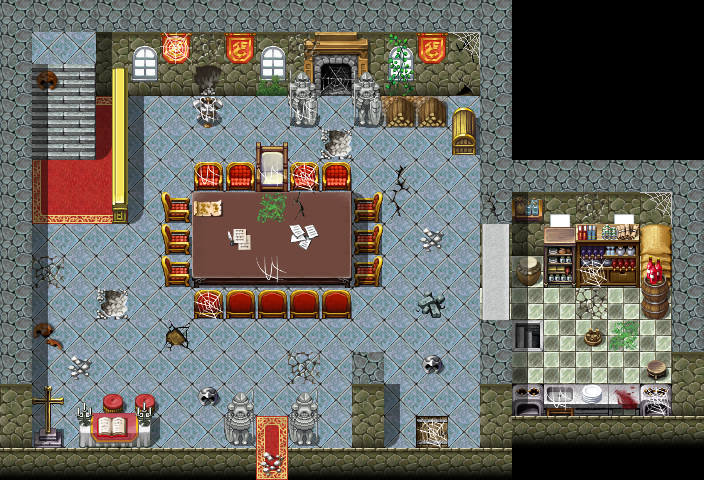

Rendered tile map (Tiled .tmx) drawn with the repository's tilesets; below, a short description and the map source with its tile grids summarised:
An orthogonal 22x15 tile map with 32x32 px tiles, 3 tile layers (Ground, Objects, Above), 1 hidden layer not drawn, 60 tilesets and 15 objects (7x spawn, 4x mapchange, 4x script).

<map version="1.0" tiledversion="1.1.5" orientation="orthogonal" renderorder="right-down" width="22" height="15" tilewidth="32" tileheight="32" infinite="0" nextobjectid="8">
 <tileset firstgid="1" name="map_bed_1" tilewidth="32" tileheight="32" tilecount="128" columns="16">
  <image source="../drawable/map_bed_1.png" width="512" height="256" />
 </tileset>
 <tileset firstgid="129" name="map_border_1" tilewidth="32" tileheight="32" tilecount="128" columns="16">
  <image source="../drawable/map_border_1.png" width="512" height="256" />
 </tileset>
 <tileset firstgid="257" name="map_bridge_1" tilewidth="32" tileheight="32" tilecount="128" columns="16">
  <image source="../drawable/map_bridge_1.png" width="512" height="256" />
 </tileset>
 <tileset firstgid="385" name="map_bridge_2" tilewidth="32" tileheight="32" tilecount="128" columns="16">
  <image source="../drawable/map_bridge_2.png" width="512" height="256" />
 </tileset>
 <tileset firstgid="513" name="map_broken_1" tilewidth="32" tileheight="32" tilecount="128" columns="16">
  <image source="../drawable/map_broken_1.png" width="512" height="256" />
 </tileset>
 <tileset firstgid="641" name="map_cavewall_1" tilewidth="32" tileheight="32" tilecount="108" columns="18">
  <image source="../drawable/map_cavewall_1.png" width="576" height="192" />
 </tileset>
 <tileset firstgid="749" name="map_cavewall_2" tilewidth="32" tileheight="32" tilecount="108" columns="18">
  <image source="../drawable/map_cavewall_2.png" width="576" height="192" />
 </tileset>
 <tileset firstgid="857" name="map_cavewall_3" tilewidth="32" tileheight="32" tilecount="108" columns="18">
  <image source="../drawable/map_cavewall_3.png" width="576" height="192" />
 </tileset>
 <tileset firstgid="965" name="map_cavewall_4" tilewidth="32" tileheight="32" tilecount="108" columns="18">
  <image source="../drawable/map_cavewall_4.png" width="576" height="192" />
 </tileset>
 <tileset firstgid="1073" name="map_chair_table_1" tilewidth="32" tileheight="32" tilecount="128" columns="16">
  <image source="../drawable/map_chair_table_1.png" width="512" height="256" />
 </tileset>
 <tileset firstgid="1201" name="map_chair_table_2" tilewidth="32" tileheight="32" tilecount="128" columns="16">
  <image source="../drawable/map_chair_table_2.png" width="512" height="256" />
 </tileset>
 <tileset firstgid="1329" name="map_crate_1" tilewidth="32" tileheight="32" tilecount="128" columns="16">
  <image source="../drawable/map_crate_1.png" width="512" height="256" />
 </tileset>
 <tileset firstgid="1457" name="map_cupboard_1" tilewidth="32" tileheight="32" tilecount="128" columns="16">
  <image source="../drawable/map_cupboard_1.png" width="512" height="256" />
 </tileset>
 <tileset firstgid="1585" name="map_curtain_1" tilewidth="32" tileheight="32" tilecount="128" columns="16">
  <image source="../drawable/map_curtain_1.png" width="512" height="256" />
 </tileset>
 <tileset firstgid="1713" name="map_entrance_1" tilewidth="32" tileheight="32" tilecount="128" columns="16">
  <image source="../drawable/map_entrance_1.png" width="512" height="256" />
 </tileset>
 <tileset firstgid="1841" name="map_entrance_2" tilewidth="32" tileheight="32" tilecount="128" columns="16">
  <image source="../drawable/map_entrance_2.png" width="512" height="256" />
 </tileset>
 <tileset firstgid="1969" name="map_fence_1" tilewidth="32" tileheight="32" tilecount="128" columns="16">
  <image source="../drawable/map_fence_1.png" width="512" height="256" />
 </tileset>
 <tileset firstgid="2097" name="map_fence_2" tilewidth="32" tileheight="32" tilecount="128" columns="16">
  <image source="../drawable/map_fence_2.png" width="512" height="256" />
 </tileset>
 <tileset firstgid="2225" name="map_fence_3" tilewidth="32" tileheight="32" tilecount="128" columns="16">
  <image source="../drawable/map_fence_3.png" width="512" height="256" />
 </tileset>
 <tileset firstgid="2353" name="map_fence_4" tilewidth="32" tileheight="32" tilecount="128" columns="16">
  <image source="../drawable/map_fence_4.png" width="512" height="256" />
 </tileset>
 <tileset firstgid="2481" name="map_ground_1" tilewidth="32" tileheight="32" tilecount="128" columns="16">
  <image source="../drawable/map_ground_1.png" width="512" height="256" />
 </tileset>
 <tileset firstgid="2609" name="map_ground_2" tilewidth="32" tileheight="32" tilecount="128" columns="16">
  <image source="../drawable/map_ground_2.png" width="512" height="256" />
 </tileset>
 <tileset firstgid="2737" name="map_ground_3" tilewidth="32" tileheight="32" tilecount="128" columns="16">
  <image source="../drawable/map_ground_3.png" width="512" height="256" />
 </tileset>
 <tileset firstgid="2865" name="map_ground_4" tilewidth="32" tileheight="32" tilecount="128" columns="16">
  <image source="../drawable/map_ground_4.png" width="512" height="256" />
 </tileset>
 <tileset firstgid="2993" name="map_ground_5" tilewidth="32" tileheight="32" tilecount="128" columns="16">
  <image source="../drawable/map_ground_5.png" width="512" height="256" />
 </tileset>
 <tileset firstgid="3121" name="map_ground_6" tilewidth="32" tileheight="32" tilecount="128" columns="16">
  <image source="../drawable/map_ground_6.png" width="512" height="256" />
 </tileset>
 <tileset firstgid="3249" name="map_ground_7" tilewidth="32" tileheight="32" tilecount="128" columns="16">
  <image source="../drawable/map_ground_7.png" width="512" height="256" />
 </tileset>
 <tileset firstgid="3377" name="map_ground_8" tilewidth="32" tileheight="32" tilecount="128" columns="16">
  <image source="../drawable/map_ground_8.png" width="512" height="256" />
 </tileset>
 <tileset firstgid="3505" name="map_house_1" tilewidth="32" tileheight="32" tilecount="128" columns="16">
  <image source="../drawable/map_house_1.png" width="512" height="256" />
 </tileset>
 <tileset firstgid="3633" name="map_house_2" tilewidth="32" tileheight="32" tilecount="128" columns="16">
  <image source="../drawable/map_house_2.png" width="512" height="256" />
 </tileset>
 <tileset firstgid="3761" name="map_indoor_1" tilewidth="32" tileheight="32" tilecount="128" columns="16">
  <image source="../drawable/map_indoor_1.png" width="512" height="256" />
 </tileset>
 <tileset firstgid="3889" name="map_indoor_2" tilewidth="32" tileheight="32" tilecount="128" columns="16">
  <image source="../drawable/map_indoor_2.png" width="512" height="256" />
 </tileset>
 <tileset firstgid="4017" name="map_kitchen_1" tilewidth="32" tileheight="32" tilecount="128" columns="16">
  <image source="../drawable/map_kitchen_1.png" width="512" height="256" />
 </tileset>
 <tileset firstgid="4145" name="map_outdoor_1" tilewidth="32" tileheight="32" tilecount="128" columns="16">
  <image source="../drawable/map_outdoor_1.png" width="512" height="256" />
 </tileset>
 <tileset firstgid="4273" name="map_pillar_1" tilewidth="32" tileheight="32" tilecount="128" columns="16">
  <image source="../drawable/map_pillar_1.png" width="512" height="256" />
 </tileset>
 <tileset firstgid="4401" name="map_pillar_2" tilewidth="32" tileheight="32" tilecount="128" columns="16">
  <image source="../drawable/map_pillar_2.png" width="512" height="256" />
 </tileset>
 <tileset firstgid="4529" name="map_plant_1" tilewidth="32" tileheight="32" tilecount="128" columns="16">
  <image source="../drawable/map_plant_1.png" width="512" height="256" />
 </tileset>
 <tileset firstgid="4657" name="map_plant_2" tilewidth="32" tileheight="32" tilecount="128" columns="16">
  <image source="../drawable/map_plant_2.png" width="512" height="256" />
 </tileset>
 <tileset firstgid="4785" name="map_rock_1" tilewidth="32" tileheight="32" tilecount="128" columns="16">
  <image source="../drawable/map_rock_1.png" width="512" height="256" />
 </tileset>
 <tileset firstgid="4913" name="map_rock_2" tilewidth="32" tileheight="32" tilecount="128" columns="16">
  <image source="../drawable/map_rock_2.png" width="512" height="256" />
 </tileset>
 <tileset firstgid="5041" name="map_roof_1" tilewidth="32" tileheight="32" tilecount="128" columns="16">
  <image source="../drawable/map_roof_1.png" width="512" height="256" />
 </tileset>
 <tileset firstgid="5169" name="map_roof_2" tilewidth="32" tileheight="32" tilecount="128" columns="16">
  <image source="../drawable/map_roof_2.png" width="512" height="256" />
 </tileset>
 <tileset firstgid="5297" name="map_roof_3" tilewidth="32" tileheight="32" tilecount="128" columns="16">
  <image source="../drawable/map_roof_3.png" width="512" height="256" />
 </tileset>
 <tileset firstgid="5425" name="map_shop_1" tilewidth="32" tileheight="32" tilecount="128" columns="16">
  <image source="../drawable/map_shop_1.png" width="512" height="256" />
 </tileset>
 <tileset firstgid="5553" name="map_sign_ladder_1" tilewidth="32" tileheight="32" tilecount="128" columns="16">
  <image source="../drawable/map_sign_ladder_1.png" width="512" height="256" />
 </tileset>
 <tileset firstgid="5681" name="map_table_1" tilewidth="32" tileheight="32" tilecount="128" columns="16">
  <image source="../drawable/map_table_1.png" width="512" height="256" />
 </tileset>
 <tileset firstgid="5809" name="map_trail_1" tilewidth="32" tileheight="32" tilecount="128" columns="16">
  <image source="../drawable/map_trail_1.png" width="512" height="256" />
 </tileset>
 <tileset firstgid="5937" name="map_transition_1" tilewidth="32" tileheight="32" tilecount="128" columns="16">
  <image source="../drawable/map_transition_1.png" width="512" height="256" />
 </tileset>
 <tileset firstgid="6065" name="map_transition_2" tilewidth="32" tileheight="32" tilecount="128" columns="16">
  <image source="../drawable/map_transition_2.png" width="512" height="256" />
 </tileset>
 <tileset firstgid="6193" name="map_transition_3" tilewidth="32" tileheight="32" tilecount="128" columns="16">
  <image source="../drawable/map_transition_3.png" width="512" height="256" />
 </tileset>
 <tileset firstgid="6321" name="map_transition_4" tilewidth="32" tileheight="32" tilecount="128" columns="16">
  <image source="../drawable/map_transition_4.png" width="512" height="256" />
 </tileset>
 <tileset firstgid="6449" name="map_transition_5" tilewidth="32" tileheight="32" tilecount="128" columns="16">
  <image source="../drawable/map_transition_5.png" width="512" height="256" />
 </tileset>
 <tileset firstgid="6577" name="map_tree_1" tilewidth="32" tileheight="32" tilecount="128" columns="16">
  <image source="../drawable/map_tree_1.png" width="512" height="256" />
 </tileset>
 <tileset firstgid="6705" name="map_tree_2" tilewidth="32" tileheight="32" tilecount="128" columns="16">
  <image source="../drawable/map_tree_2.png" width="512" height="256" />
 </tileset>
 <tileset firstgid="6833" name="map_wall_1" tilewidth="32" tileheight="32" tilecount="128" columns="16">
  <image source="../drawable/map_wall_1.png" width="512" height="256" />
 </tileset>
 <tileset firstgid="6961" name="map_wall_2" tilewidth="32" tileheight="32" tilecount="120" columns="15">
  <image source="../drawable/map_wall_2.png" width="480" height="256" />
 </tileset>
 <tileset firstgid="7081" name="map_wall_3" tilewidth="32" tileheight="32" tilecount="120" columns="15">
  <image source="../drawable/map_wall_3.png" width="480" height="256" />
 </tileset>
 <tileset firstgid="7201" name="map_wall_4" tilewidth="32" tileheight="32" tilecount="120" columns="15">
  <image source="../drawable/map_wall_4.png" width="480" height="256" />
 </tileset>
 <tileset firstgid="7321" name="map_window_1" tilewidth="32" tileheight="32" tilecount="128" columns="16">
  <image source="../drawable/map_window_1.png" width="512" height="256" />
 </tileset>
 <tileset firstgid="7449" name="map_window_2" tilewidth="32" tileheight="32" tilecount="128" columns="16">
  <image source="../drawable/map_window_2.png" width="512" height="256" />
 </tileset>
 <layer name="Ground" width="22" height="15">
  <data>[330 cells, 330 non-empty, 28 distinct tile ids]</data>
 </layer>
 <layer name="Objects" width="22" height="15">
  <data>[330 cells, 107 non-empty, 73 distinct tile ids]</data>
 </layer>
 <layer name="Above" width="22" height="15">
  <data>[330 cells, 64 non-empty, 23 distinct tile ids]</data>
 </layer>
 <layer name="Walkable" width="22" height="15" visible="0">
  <data>[330 cells, 185 non-empty, 1 distinct tile ids]</data>
 </layer>
 <objectgroup name="Mapevents" visible="0">
  <object id="1" name="exit" type="mapchange" x="256" y="448" width="32" height="32">
   <properties>
    <property name="map" value="waytogalmore1" />
    <property name="place" value="entrance3" />
   </properties>
  </object>
  <object id="2" name="down1" type="mapchange" x="416" y="416" width="32" height="32">
   <properties>
    <property name="map" value="stoutford_castle1" />
    <property name="place" value="up1" />
   </properties>
  </object>
  <object id="3" name="down2" type="mapchange" x="512" y="320" width="32" height="32">
   <properties>
    <property name="map" value="stoutford_castle1" />
    <property name="place" value="up2" />
   </properties>
  </object>
  <object id="4" name="up" type="mapchange" x="32" y="64" width="64" height="32">
   <properties>
    <property name="map" value="stoutford_castle2" />
    <property name="place" value="down" />
   </properties>
  </object>
  <object id="15" name="stn_gyra_m12_4" type="script" x="224" y="384" width="96" height="32" />
  <object id="14" name="stn_gyra_m12_3" type="script" x="32" y="96" width="64" height="32" />
  <object id="12" name="stn_gyra_m12_2" type="script" x="384" y="384" width="96" height="32" />
  <object id="8" name="stn_gyra_m12_1" type="script" x="480" y="288" width="96" height="32" />
 </objectgroup>
 <objectgroup name="Spawn" visible="0">
  <object id="5" name="erwyn_knight" type="spawn" x="32" y="96" width="448" height="352">
   <properties>
    <property name="quantity" type="int" value="3" />
   </properties>
  </object>
  <object id="6" name="erwyn" type="spawn" x="64" y="224" width="128" height="128" />
  <object id="7" name="erwyn_cook" type="spawn" x="512" y="288" width="160" height="96" />
  <object id="11" name="stn_gyra4" type="spawn" x="256" y="416" width="32" height="64">
   <properties>
    <property name="active" value="false" />
   </properties>
  </object>
  <object id="10" name="stn_gyra3" type="spawn" x="32" y="64" width="64" height="32">
   <properties>
    <property name="active" value="false" />
    <property name="ignoreAreas" value="true" />
   </properties>
  </object>
  <object id="13" name="stn_gyra2" type="spawn" x="416" y="384" width="32" height="64">
   <properties>
    <property name="active" value="false" />
    <property name="ignoreAreas" value="true" />
   </properties>
  </object>
  <object id="9" name="stn_gyra1" type="spawn" x="512" y="288" width="64" height="64">
   <properties>
    <property name="active" value="false" />
    <property name="ignoreAreas" value="true" />
   </properties>
  </object>
 </objectgroup>
 <objectgroup name="Keys" />
 <objectgroup name="Replace" />
</map>
